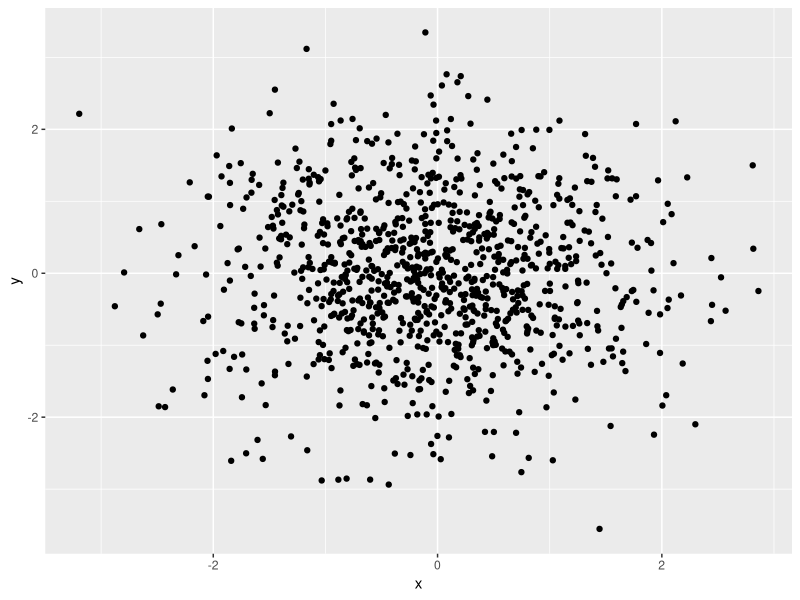

This chart was generated by the following R code:
## ---- chunk 1
library(tidyverse)
## ---- chunk 2

## set the seed to ensure reproducibility
set.seed(123)

## create data frame with four vectors 
problem_one_df = tibble(
  vec_numeric = runif(10, 0, 5), 
  vec_logical = (vec_numeric > 2),
  vec_char = c("My", "name", "is", "Diana", "Ballesteros", "Gonzalez", "and", "I", "love", "tacos"),
  vec_factor = factor(c("red", "orange", "yellow", "green", "blue", "orange", "purple", "indigo", "black", "grey"))
) 
## ---- chunk 3
##convert logical, character, and factor to numeric

as.numeric(problem_one_df$vec_logical)

as.numeric(problem_one_df$vec_char)

as.numeric(problem_one_df$vec_factor)
## ---- chunk 4
as.factor(problem_one_df$vec_char)
as.numeric(as.factor(problem_one_df$vec_char))
## ---- chunk 5
as.character(problem_one_df$vec_factor)
as.numeric(as.character(problem_one_df$vec_factor))
## ---- chunk 6
##load the library 
library(tidyverse)
## ---- chunk 7
##set the seed to ensure reproducibility 
set.seed(124)

##create a new df for problem two
problem_two_df = tibble(
    x = rnorm(1000),
    y = rnorm(1000), 
    vec_logical = (x + y > 0)
)
  
problem_two_df$vec_numeric = as.numeric(problem_two_df$vec_logical)
problem_two_df$vec_factor = as.factor(problem_two_df$vec_logical)
## ---- chunk 8
## scatterplot of x and y
ggplot(problem_two_df, aes(x = x, y = y)) + geom_point()
